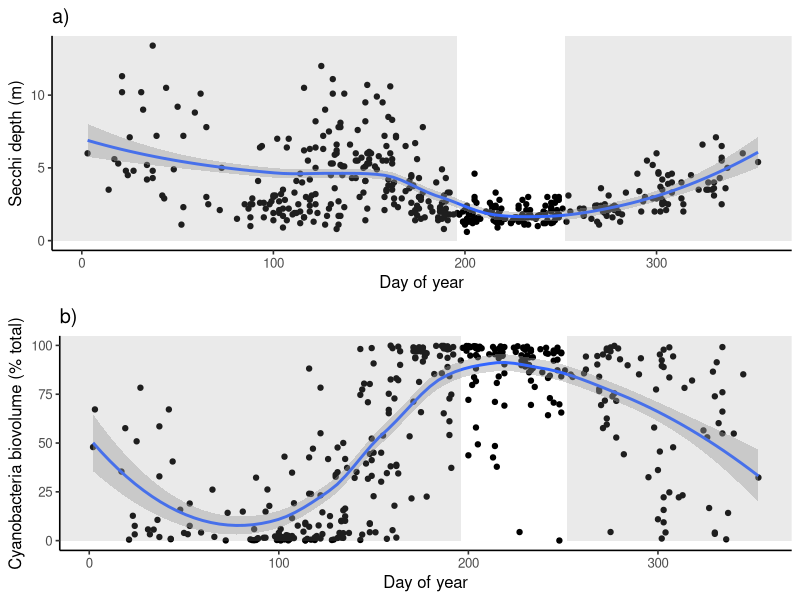
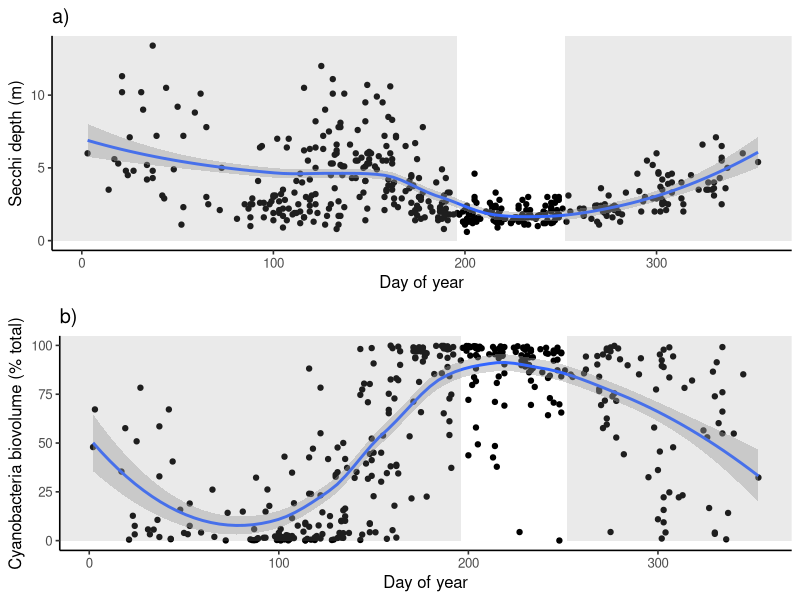

Source code (R) for these figures, in order: (Note: this script raises an error after producing the figures.)
## ---- chunk 1
library(dplyr) #needed for reshaping/reformating data
library(ggplot2) #needed for plots
library(ggpubr) #needed to plot mupltiple plots together
## ---- chunk 2
### load the Secchi disk depth data ###
Secchi<- read.csv(file="Original_data/ntl31_v9_secchi.csv")

### load the phytoplankton cell count data ###
phyto<-read.csv(file="Original_data/ntl88_v13_phytoplankton.csv", header=TRUE)
## ---- chunk 3
Me_cyanoRB<- phyto %>%
  mutate(sampledate=as.Date(sampledate, origin="1899-12-30")) %>% #tells R to format field as Datey
  filter(lakeid=="ME", #filter for Lake Mendota data
         depth_range=="0-8m", #filter for data from integrated samples 0 to 8m
         division=="Cyanophyta") %>% #filter for cyanobacteria data
  group_by(sampledate) %>% #group all observations by sample date
  summarize(cyano_relbiovol=sum(relative_total_biovolume), #add all observations of cyanobacteria biovolumes together for each sample date
            CD_cellsmL=sum(cells_per_ml)) %>% #adds all the cyanobacteria cells/mL together for each sample date
  filter(cyano_relbiovol<=100) #remove any invalid records (>100%  not valid entry)
## ---- chunk 4
Me_Secchi<- Secchi %>%
  mutate(sampledate=as.Date(sampledate, origin="1899-12-30"),#tells R to format field as Date
         SD_m=secnview) %>% #adds units to field
  filter(lakeid=="ME") %>% #filter for Lake Mendota data
  select(sampledate, SD_m) #select the fields needed
## ---- chunk 5
### merging the two data files ###
SIfig4_data<- merge(Me_cyanoRB, Me_Secchi, by=c("sampledate"),
                       all=TRUE)  #merges data frames and keeps all records 
### reformatting dates ###
SIfig4_data<- SIfig4_data %>%
  mutate(Yr=as.numeric(format(sampledate, "%Y")), #renames field
         daynum=as.numeric(format(sampledate, "%j"))) #adds field with day
## ---- chunk 6
### plot Secchi depth by day of year ###
SIfig4a<- ggplot(data=SIfig4_data, aes(x=daynum, y=SD_m)) + #plots SD across day
  geom_point() + #plots observations as points
  theme_classic(base_size=12) +
  geom_smooth() + #adds regression curve
  labs(x="Day of year", y="Secchi depth (m)", title="a)") +
  annotate('rect', fill='gray60', alpha=.2, #creates a shadow box 
           xmin=-Inf, xmax=196, ymin=0, ymax=Inf) +#shadow box highlights CyanoHAB season
  annotate('rect', fill='gray60', alpha=.2, #creates a shadow box 
           xmin=252, xmax=Inf, ymin=0, ymax=Inf)  #shadow box highlights CyanoHAB season
## ---- chunk 7
### plot cyanobacteria relative biovolume by day of year ###
SIfig4b <- ggplot(data=SIfig4_data, aes(x=daynum, y=cyano_relbiovol)) + #plots cyano RB across day
  geom_point() + #plots observations as points
  theme_classic(base_size=12) +
  geom_smooth() + #adds regression curve
  labs(x="Day of year", 
       y="Cyanobacteria biovolume (% total)", title="b)") +
  annotate('rect', fill='gray60', alpha=.2, #creates a shadow box 
           xmin=-Inf, xmax=196, ymin=0, ymax=Inf) +#shadow box highlights CyanoHAB season
  annotate('rect', fill='gray60', alpha=.2, #creates a shadow box 
           xmin=252, xmax=Inf, ymin=0, ymax=Inf)  #shadow box highlights CyanoHAB season
SIfig4<- ggarrange(SIfig4a, SIfig4b, nrow=2, ncol=1) #plot figures together
SIfig4 #print figure
ggsave(SIfig4, file="Products/SI_figures/Figure4_color.png") #saves plot to Products folder
write.csv(SIfig4_data, file="Products/SI_figures/Figure4_data.csv") #save data used to make figure
